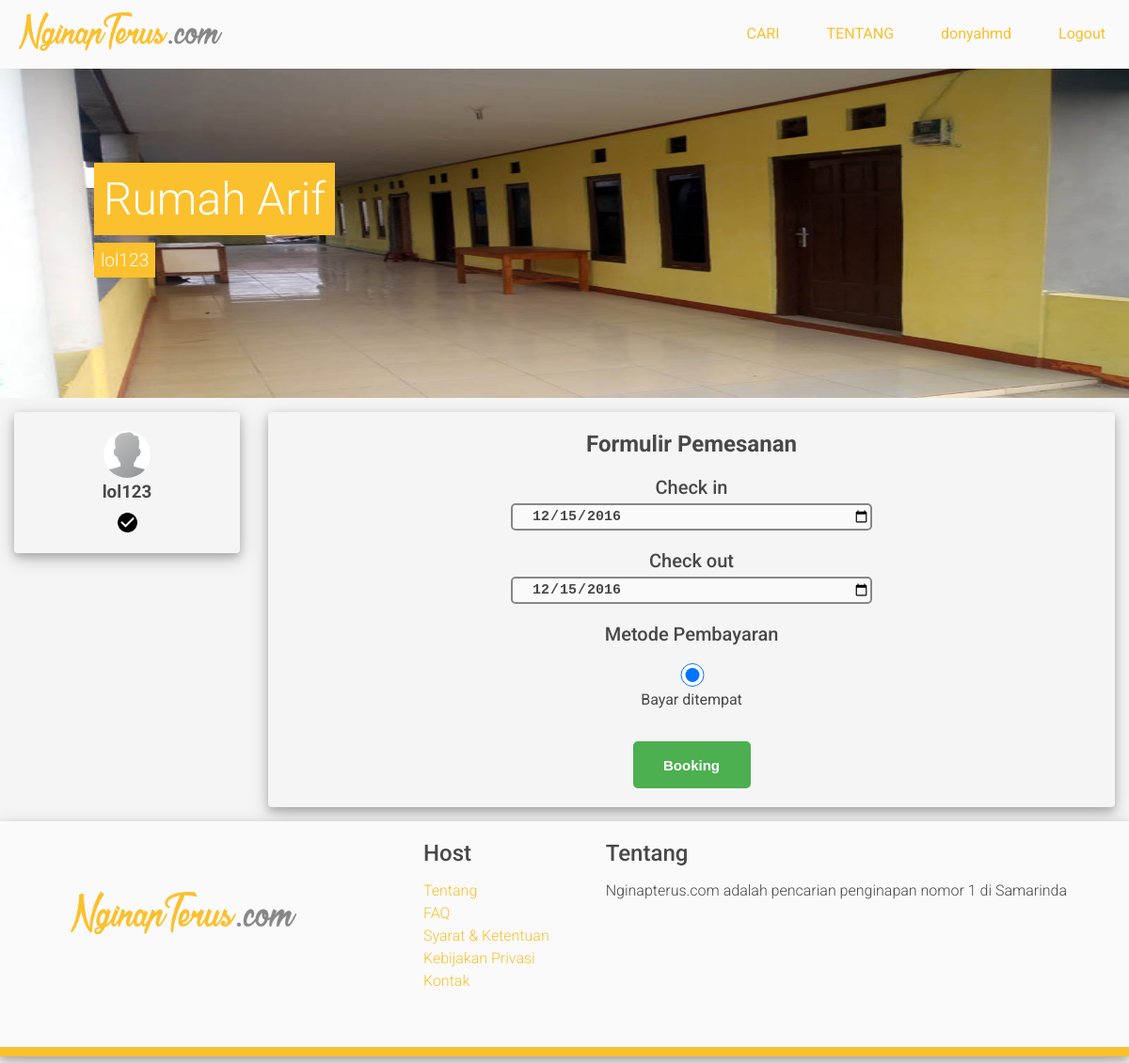
The page /booking.php?id=32 (signed in) on the database its author committed.
### tables this page shows
CREATE TABLE `tbl_host` (
  `id_host` int(12) NOT NULL,
  `username` varchar(255) NOT NULL,
  `nama_host` varchar(255) NOT NULL,
  `harga_host` int(25) NOT NULL,
  `tgl_publish_host` date NOT NULL,
  `deskripsi_host` text NOT NULL,
  `fasilitas_host` varchar(255) NOT NULL,
  `alamat_host` text NOT NULL,
  `lat` float(10,6) NOT NULL,
  `lng` float(10,6) NOT NULL,
  `tipe_host` varchar(255) NOT NULL,
  `negara_host` varchar(255) NOT NULL,
  `rating` int(12) NOT NULL
);

CREATE TABLE `tbl_pengguna` (
  `username` varchar(255) NOT NULL,
  `nik_ktp_pengguna` varchar(255) DEFAULT NULL,
  `nama_pengguna` varchar(255) NOT NULL,
  `no_hp` varchar(255) NOT NULL,
  `tempat_lahir` varchar(255) NOT NULL,
  `tgl_lahir` date NOT NULL,
  `alamat` text NOT NULL,
  `pekerjaan` varchar(255) NOT NULL,
  `kewarganegaraan` varchar(255) NOT NULL,
  `foto_ava` varchar(255) DEFAULT NULL,
  `foto_ktp` varchar(255) DEFAULT NULL,
  `verifikasi` int(12) NOT NULL,
  `tgl_dibuat` date NOT NULL,
  `tgl_diedit` date NOT NULL
);

CREATE TABLE `tbl_gambar_host` (
  `id_gambar_host` int(12) NOT NULL,
  `id_host` int(12) NOT NULL,
  `gambar_host` varchar(255) NOT NULL,
  `url_gambar_host` varchar(255) NOT NULL,
  `alt_gambar_host` varchar(255) NOT NULL
);

### booking.php (the view, shortened to what this page needs)
<?php
include('backend/layout/head.php');
$id = $_GET['id'];
$query = "select * from tbl_host inner join tbl_akun on tbl_host.username = tbl_akun.username inner join tbl_pengguna on tbl_akun.username = tbl_pengguna.username inner join tbl_gambar_host on tbl_host.id_host = tbl_gambar_host.id_host where tbl_host.id_host=$id";
$sql = mysqli_query($koneksi,$query);
while ($data = mysqli_fetch_array($sql)) {
	$nama_host = $data['nama_host'];
	$username = $data['username'];
	$foto_ava = $data['foto_ava'];
	$gambar_host = $data['gambar_host'];
	$url_gambar_host = $data['url_gambar_host'];
?>
	<main>
		<section class="host-cover">
				<h1><?php echo $nama_host;?></h1>
				<h3><?php echo $username;?></h3>
				<img src="<?php echo $url_gambar_host ."/".$gambar_host ?>">
		</section>
		<section class="host-user">
			<center>
				<img class="host-user-bulat-kecil" src="user/<?php echo $username."/".$foto_ava;?>">
				<br>
				<h3 style="margin-top:0px;"><?php echo $username?></h3>
				<img class="host-user-verified" src="backend/asset/img/verified.png">
			</center>
		</section>
		<section class="host-content">
			<div class="content">
			<center><h2>Formulir Pemesanan</h2>
				<form action="" method="post" class="form-booking">
					<p class="check-in-out-text">Check in</p>
					<input type="date" name="tgl_checkin" min="<?php echo date('Y-m-d'); ?>" value="<?php echo date('Y-m-d'); ?>">
					<p class="check-in-out-text">Check out</p>
					<input type="date" name="tgl_checkout" value="<?php echo date('Y-m-d'); ?>">
					<p class="check-in-out-text">Metode Pembayaran</p>
					<p><input type="radio" name="cod" value="COD" checked>Bayar ditempat</p>
					<br><input type="submit" name="booking" value="Booking">
				</form>
				</center>
			</div>
		</section>
	</main>
<?php
}
include('backend/layout/footer.php');
?>

### backend/asset/style.css (style rules this page uses)
html { font-family: 'Roboto', sans-serif; color: #484848; }
body { margin: 0; padding: 0; background-color: #f5f5f5; }
section { width: 100%; height: 350px; }
input { cursor: pointer; border: 2px solid; border-color: #878787; font-weight: bold; color: #484848; font-size: 15px; height: 25px; border-radius: 5px; background-color: #fafafa; width: 90%; padding-left: 20px; -webkit-transition: width 2s; transition: width 2s; filter: alpha( opacity = 0); -webkit-transition: 200ms ease; -moz-transition: 200ms ease; -o-transition: 200ms ease; transition: 200ms ease; }
input[type = submit] { padding: 5px 15px; background: #4CAF50; font-weight: bold; color: #FFF; border: 0 none; cursor: pointer; -webkit-border-radius: 5px; border-radius: 5px; width: 125px; height: 50px; -webkit-transition: width 2s; transition: width 2s; filter: alpha( opacity = 0); -webkit-transition: 200ms ease; -moz-transition: 200ms ease; -o-transition: 200ms ease; transition: 200ms ease; }
.host-cover { width: 100%; height: 350px; }
.host-cover h1 { margin-left: 100px; position: absolute; margin-top: 100px; padding: 10px; font-size: 3em; font-weight: 300; background-color: #FBC02D; color: #fff; }
.host-cover h3 { margin-left: 100px; position: absolute; margin-top: 185px; padding: 7px; font-size: 1.2em; font-weight: 300; background-color: #FBC02D; color: #fff; }
.host-cover img { background-size: cover; width: 100%; height: 350px; }
.host-user { margin: 15px; float: left; width: 20%; height: 150px; border-radius: 4px; box-shadow: 0 4px 8px 0 rgba(0, 0, 0, 0.2), 0 6px 20px 0 rgba(0, 0, 0, 0.19); }
.host-user .host-user-bulat-kecil { margin-top: 20px; width: 50px; height: auto; border-radius: 100%; }
.host-user .host-user-verified { margin-top: -10px; width: 25px; height: auto; }
.host-content { margin: 15px; float: right; width: 75%; height: auto; border-radius: 4px; box-shadow: 0 4px 8px 0 rgba(0, 0, 0, 0.2), 0 6px 20px 0 rgba(0, 0, 0, 0.19); }
.host-content .content { margin: 20px 50px; }
.check-in-out-text { margin-bottom: 5px; font-weight: 500; font-size: 20px; }
.form-booking { width: 50%; }

### rows shown on the page
tbl_host: nama_host "Rumah Arif", username.username "lol123", tbl_gambar_host.url_gambar_host+gambar_host (picture), username.foto_ava (picture)

### other values the page prints
$_SESSION['username'] "donyahmd"
